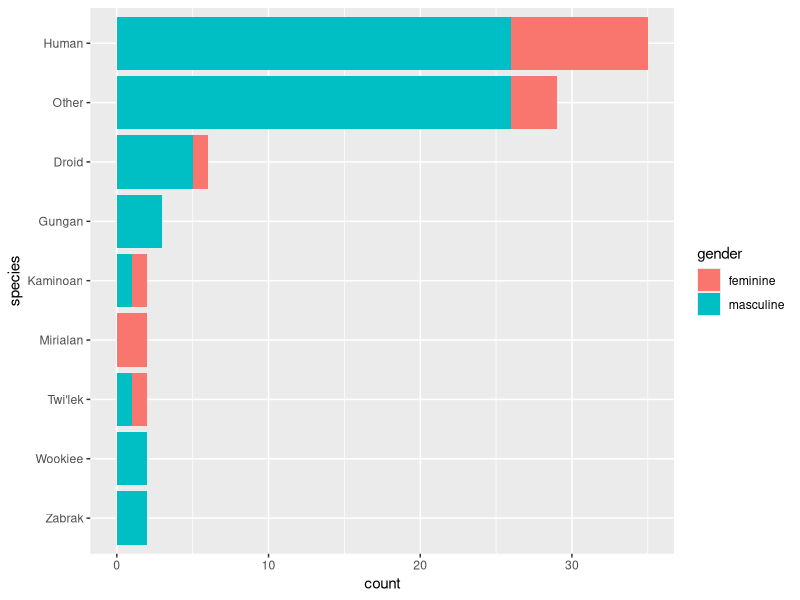

Source code (R):
## ---- chunk 1
library(knitr)
opts_chunk$set(tidy.opts=list(width.cutoff=60),tidy=TRUE)
## ---- chunk 2
knitr::write_bib(c(.packages(), 'bookdown', 'knitr', 'rmarkdown', 'tidyverse', 'ComplexHeatmap'), 'packages.bib')
## ---- chunk 3
library(tidyverse)
## ---- chunk 4
starwars %>% filter(!is.na(species)) %>% 
  mutate(species = fct_lump(species, 5)) %>% 
  mutate(species = species %>% fct_infreq() %>% fct_rev()) %>% 
  ggplot()+
  geom_bar(aes(species, fill = gender))+
  coord_flip()
